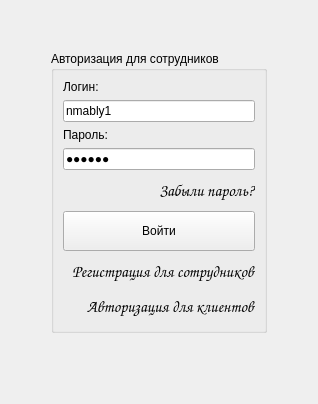
          <widget class="QWidget" name="page_member_auth">
           <layout class="QGridLayout" name="gridLayout_8">
            <item row="1" column="3">
             <spacer name="horizontalSpacer_10">
              <property name="orientation">
               <enum>Qt::Horizontal</enum>
              </property>
              <property name="sizeHint" stdset="0">
               <size>
                <width>40</width>
                <height>20</height>
               </size>
              </property>
             </spacer>
            </item>
            <item row="2" column="1">
             <spacer name="horizontalSpacer_11">
              <property name="orientation">
               <enum>Qt::Horizontal</enum>
              </property>
              <property name="sizeHint" stdset="0">
               <size>
                <width>40</width>
                <height>20</height>
               </size>
              </property>
             </spacer>
            </item>
            <item row="1" column="0">
             <spacer name="horizontalSpacer_9">
              <property name="orientation">
               <enum>Qt::Horizontal</enum>
              </property>
              <property name="sizeHint" stdset="0">
               <size>
                <width>40</width>
                <height>20</height>
               </size>
              </property>
             </spacer>
            </item>
            <item row="2" column="2">
             <spacer name="horizontalSpacer_12">
              <property name="orientation">
               <enum>Qt::Horizontal</enum>
              </property>
              <property name="sizeHint" stdset="0">
               <size>
                <width>40</width>
                <height>20</height>
               </size>
              </property>
             </spacer>
            </item>
            <item row="1" column="1" colspan="2">
             <widget class="QGroupBox" name="groupBox_member_auth">
              <property name="title">
               <string>Авторизация для сотрудников</string>
              </property>
              <layout class="QGridLayout" name="gridLayout_7">
               <item row="2" column="0">
                <widget class="QLineEdit" name="lineEdit_member_auth_login">
                 <property name="focusPolicy">
                  <enum>Qt::StrongFocus</enum>
                 </property>
                 <property name="text">
                  <string>nmably1</string>
                 </property>
                 <property name="placeholderText">
                  <string>логин</string>
                 </property>
                </widget>
               </item>
               <item row="7" column="0">
                <widget class="QPushButton" name="pushButton_member_auth_forgot_password">
                 <property name="font">
                  <font>
                   <family>Comic Sans MS</family>
                   <pointsize>12</pointsize>
                   <weight>50</weight>
                   <italic>false</italic>
                   <bold>false</bold>
                  </font>
                 </property>
                 <property name="styleSheet">
                  <string notr="true">QPushButton{
background-color: none;
font: 12pt &quot;Comic Sans MS&quot;;
text-align: right;
}

QPushButton::hover{
	
	color: rgb(118, 227, 131);
}</string>
                 </property>
                 <property name="text">
                  <string>Забыли пароль?</string>
                 </property>
                 <property name="default">
                  <bool>false</bool>
                 </property>
                 <property name="flat">
                  <bool>true</bool>
                 </property>
                </widget>
               </item>
               <item row="1" column="0">
                <widget class="QLabel" name="label_member_auth_login">
                 <property name="text">
                  <string>Логин:</string>
                 </property>
                </widget>
               </item>
               <item row="10" column="0">
                <widget class="QPushButton" name="pushButton_member_auth_move_to_registration_for_members">
                 <property name="font">
                  <font>
                   <family>Comic Sans MS</family>
                   <pointsize>12</pointsize>
                   <weight>50</weight>
                   <italic>false</italic>
                   <bold>false</bold>
                  </font>
                 </property>
                 <property name="styleSheet">
                  <string notr="true">QPushButton{
background-color: none;
font: 12pt &quot;Comic Sans MS&quot;;
text-align: right;
}

QPushButton::hover{
	
	color: rgb(118, 227, 131);
}</string>
                 </property>
                 <property name="text">
                  <string>Регистрация для сотрудников</string>
                 </property>
                 <property name="default">
                  <bool>false</bool>
                 </property>
                 <property name="flat">
                  <bool>true</bool>
                 </property>
                </widget>
               </item>
               <item row="9" column="0">
                <widget class="QPushButton" name="pushButton_member_auth_sign_in">
                 <property name="minimumSize">
                  <size>
                   <width>0</width>
                   <height>40</height>
                  </size>
                 </property>
                 <property name="text">
                  <string>Войти</string>
                 </property>
                </widget>
               </item>
               <item row="5" column="0">
                <widget class="QLineEdit" name="lineEdit_member_auth_password">
                 <property name="focusPolicy">
                  <enum>Qt::StrongFocus</enum>
                 </property>
                 <property name="text">
                  <string>ukM0e6</string>
                 </property>
                 <property name="echoMode">
                  <enum>QLineEdit::Password</enum>
                 </property>
                 <property name="placeholderText">
                  <string>пароль</string>
                 </property>
                </widget>
               </item>
               <item row="4" column="0">
                <widget class="QLabel" name="label_member_auth_password">
                 <property name="text">
                  <string>Пароль:</string>
                 </property>
                </widget>
               </item>
               <item row="11" column="0">
                <widget class="QPushButton" name="pushButton_member_auth_move_to_auth_for_clients">
                 <property name="font">
                  <font>
                   <family>Comic Sans MS</family>
                   <pointsize>12</pointsize>
                   <weight>50</weight>
                   <italic>false</italic>
                   <bold>false</bold>
                  </font>
                 </property>
                 <property name="styleSheet">
                  <string notr="true">QPushButton{
background-color: none;
font: 12pt &quot;Comic Sans MS&quot;;
text-align: right;
}

QPushButton::hover{
	
	color: rgb(118, 227, 131);
}</string>
                 </property>
                 <property name="text">
                  <string>Авторизация для клиентов</string>
                 </property>
                 <property name="default">
                  <bool>false</bool>
                 </property>
                 <property name="flat">
                  <bool>true</bool>
                 </property>
                </widget>
               </item>
              </layout>
             </widget>
            </item>
            <item row="3" column="1" colspan="2">
             <spacer name="verticalSpacer_8">
              <property name="orientation">
               <enum>Qt::Vertical</enum>
              </property>
              <property name="sizeHint" stdset="0">
               <size>
                <width>20</width>
                <height>40</height>
               </size>
              </property>
             </spacer>
            </item>
            <item row="0" column="1" colspan="2">
             <spacer name="verticalSpacer_7">
              <property name="orientation">
               <enum>Qt::Vertical</enum>
              </property>
              <property name="sizeHint" stdset="0">
               <size>
                <width>20</width>
                <height>40</height>
               </size>
              </property>
             </spacer>
            </item>
           </layout>
          </widget>
